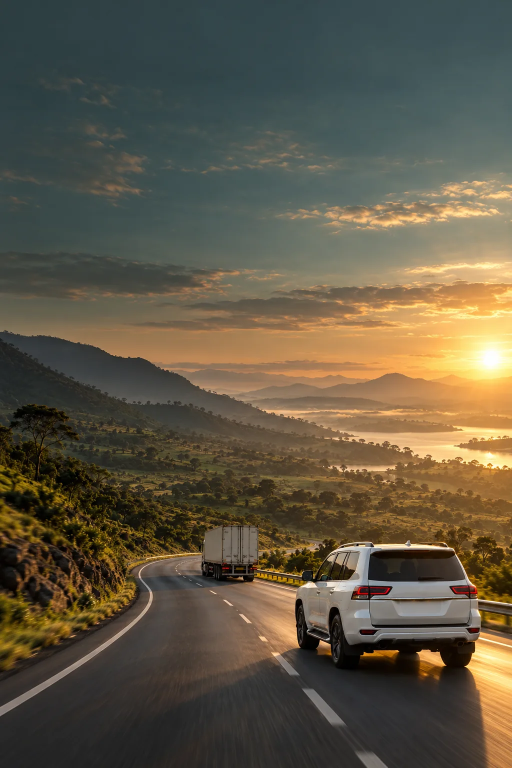
#> input picture assets/visuals/13-mobile-hero-1024.webp, 1024 x 1536 px, found by its file name (shown at 1/2 size)
$ python images.py ../assets/grain.png
#> lines starting #> are read from the running program, lines starting #| are printed output that depends on the picture
#!/usr/bin/env python3
"""Generate responsive photo variants for public/assets/visuals/.

Masters (never overwritten):
  <stem>.webp                1536 px wide landscape photographs
  13-mobile-hero-1024.webp   1024 x 1536 portrait phone hero

Outputs, for every master:
  <stem>-<width>.avif   AVIF at each width (served first through <picture>)
  <stem>-<width>.webp   WebP at each width below the master width (fallback)
plus, if missing, a 480 px low-quality backdrop in public/assets/backdrops/.

Founder pictures (PNG masters in source-images/founders/, never served) are handled separately:
  python3 scripts/images.py --founders-only
writes f-<stem>-<width>.avif and .webp (480, 768 and 1080 px, alpha kept for cut-outs) and the manifest
content/founder-images.json, which the build reads. Metadata is not carried over. See CONTENT.md.

Run after adding or replacing a photograph:  python3 scripts/images.py
Requires Pillow 11+ with AVIF support (pip install pillow).
"""
import json
import sys
from pathlib import Path
from PIL import Image

ROOT = Path(__file__).resolve().parent.parent
VISUALS = ROOT / "public" / "assets" / "visuals"
BACKDROPS = ROOT / "public" / "assets" / "backdrops"
LANDSCAPE = [480, 768, 1080, 1536]
PORTRAIT = [480, 768, 1024]
WEBP_Q, AVIF_Q = 74, 52
FOUNDER_SRC = ROOT / "source-images" / "founders"
FOUNDER_MANIFEST = ROOT / "content" / "founder-images.json"
FOUNDER_WIDTHS = [480, 768, 1080]


def variants(master: Path, stem: str, widths: list[int]) -> None:
#> called with stem = '13-mobile-hero'
    src = Image.open(master).convert("RGB")
#> src is the input picture: PIL image 1024x1536 RGB; mean R, G, B 95.5, 87.1, 69
    for width in widths:
        img = src if width >= src.width else src.resize((width, round(src.height * width / src.width)), Image.LANCZOS)
        img.save(VISUALS / f"{stem}-{width}.avif", quality=AVIF_Q, speed=4)
        if width < src.width:
            img.save(VISUALS / f"{stem}-{width}.webp", quality=WEBP_Q, method=6)
#> this loop made 3 passes
#> pass 1, in variants, `img = src if width >= src.width else src.resize((width, round(src.heig..`:
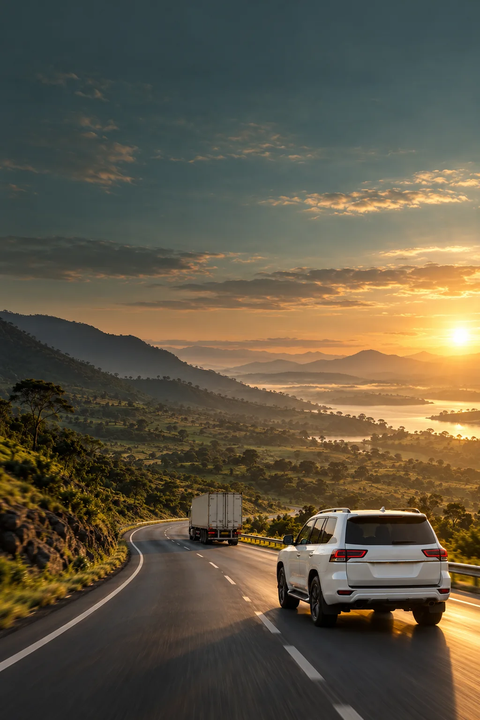
#> img: PIL image 480x720 RGB; mean R, G, B 95.5, 87.2, 69


def backdrop(master: Path, stem: str) -> None:
    if (BACKDROPS / f"{stem}.webp").exists():
        return
    src = Image.open(master).convert("RGB")
    small = src.resize((480, round(src.height * 480 / src.width)), Image.LANCZOS)
    small.save(BACKDROPS / f"{stem}.webp", quality=30, method=6)


def founders() -> None:
    manifest = {}
    for png in sorted(FOUNDER_SRC.glob("*.png")):
        stem = png.stem.lower()
        src = Image.open(png)
        alpha = src.mode in ("RGBA", "LA") or "transparency" in src.info
        src = src.convert("RGBA" if alpha else "RGB")
        widths = [w for w in FOUNDER_WIDTHS if w <= src.width] or [src.width]
        for width in widths:
            img = src if width >= src.width else src.resize((width, round(src.height * width / src.width)), Image.LANCZOS)
            img.save(VISUALS / f"f-{stem}-{width}.avif", quality=AVIF_Q, speed=4)
            img.save(VISUALS / f"f-{stem}-{width}.webp", quality=WEBP_Q, method=6)
        top = widths[-1]
        manifest[stem] = {"w": top, "h": round(src.height * top / src.width), "widths": widths, "alpha": alpha}
        print("founder", stem, widths)
    FOUNDER_MANIFEST.write_text(json.dumps(manifest, indent=1, sort_keys=True) + "\n")


def main() -> None:
    if "--founders-only" in sys.argv:
        founders()
        return
    for master in sorted(VISUALS.glob("[0-9][0-9]-*.webp")):
        stem = master.stem
        if stem.rsplit("-", 1)[-1].isdigit():
            continue  # a generated variant, or the portrait master handled below
        variants(master, stem, LANDSCAPE)
        backdrop(master, stem)
        print("landscape", stem)
    hero = VISUALS / "13-mobile-hero-1024.webp"
    if hero.exists():
        variants(hero, "13-mobile-hero", PORTRAIT)
        backdrop(hero, "13-mobile-hero")
        print("portrait 13-mobile-hero")
    founders()


if __name__ == "__main__":
    main()
